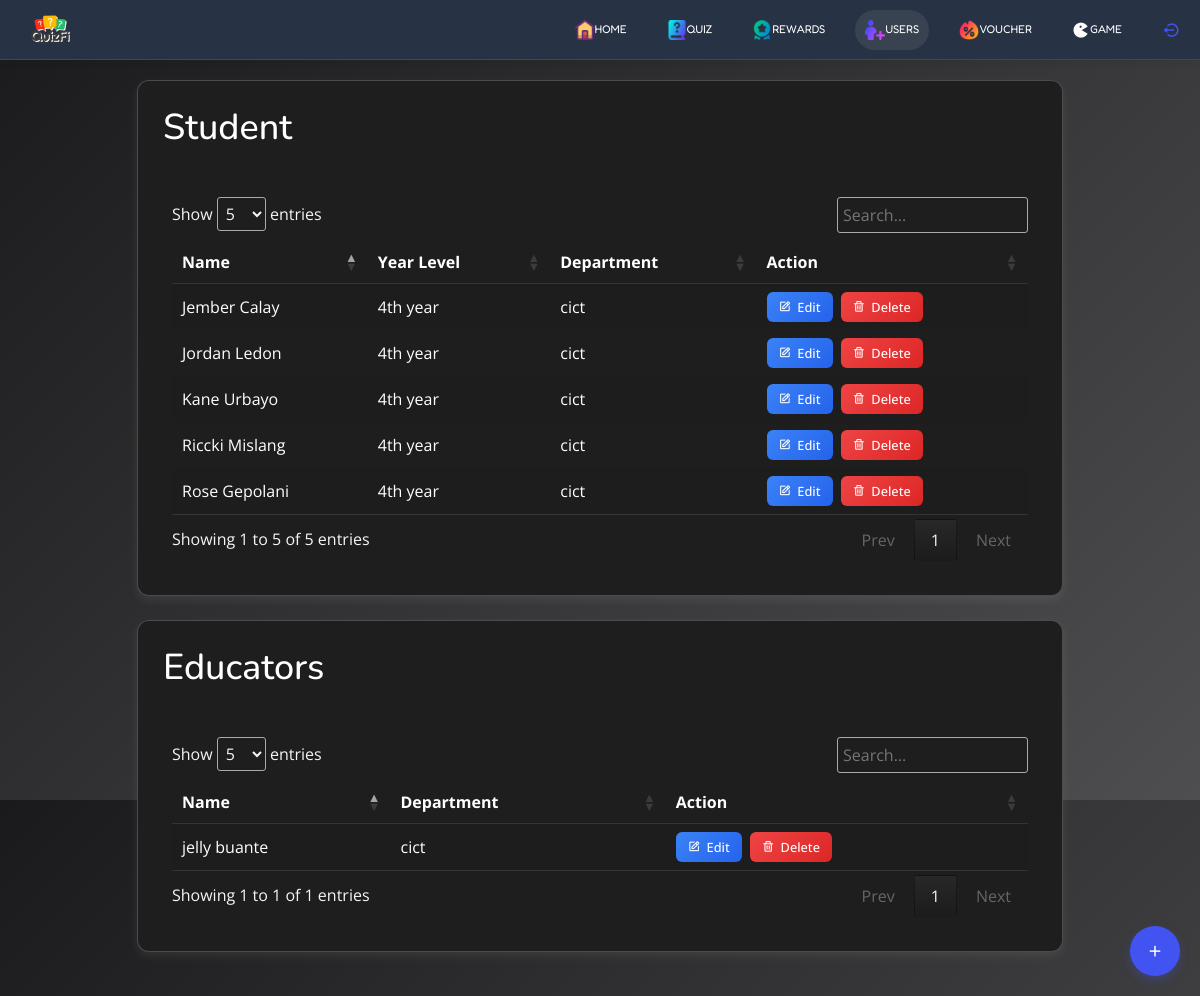
The app's page /admin/manage_users.php (signed in) with its own data.
### tables this page shows
CREATE TABLE IF NOT EXISTS `students` (
  `student_id` int NOT NULL AUTO_INCREMENT,
  `user_id` int NOT NULL,
  `lastname` varchar(255) NOT NULL,
  `firstname` varchar(255) NOT NULL,
  `year` varchar(255) NOT NULL,
  `department` varchar(255) NOT NULL,
  `score` int NOT NULL DEFAULT '0',
  `duration` int NOT NULL DEFAULT '0',
  `status` enum('active','inactive') NOT NULL DEFAULT 'inactive',
  `start_time` timestamp NOT NULL,
  `ranking_id` int DEFAULT NULL,
  `ip_address` varchar(255) DEFAULT NULL,
  `profile_path` text,
  PRIMARY KEY (`student_id`),
  UNIQUE KEY `ranking_id` (`ranking_id`),
  KEY `user_id` (`user_id`)
);

CREATE TABLE IF NOT EXISTS `educators` (
  `educator_id` int NOT NULL AUTO_INCREMENT,
  `user_id` int NOT NULL,
  `lastname` varchar(255) NOT NULL,
  `firstname` varchar(255) NOT NULL,
  `department` varchar(255) NOT NULL,
  `profile_path` text,
  PRIMARY KEY (`educator_id`),
  KEY `user_id` (`user_id`)
);

### admin/manage_users.php (the view, shortened to what this page needs)
<?php
include_once 'includes/header.php';
include_once 'includes/session.php';
?>
<link rel="stylesheet" href="css/manage_users.css">
<link rel="stylesheet" href="https://cdn.datatables.net/1.13.7/css/jquery.dataTables.min.css">
<link rel="stylesheet" href="https://cdn.datatables.net/responsive/2.5.0/css/responsive.dataTables.min.css">
<body>
    <header id="header" class="header">
        <?php include_once 'includes/nav-top.php'; ?>
    </header>
    <main id="main" class="main">
        <div class="container">
            <div class="card">
                <div class="card-header">
                    <h2>Student</h2>
                </div>
                <div class="card-body">
                    <table id="studentTable" class="studentTable stripe">
                        <thead>
                            <tr>
                                <th>Name</th>
                                <th>Year Level</th>
                                <th>Department</th>
                                <th>Action</th>
                            </tr>
                        </thead>
                        <tbody>
                            <?php
                            $students = $conn->prepare("SELECT * FROM students ORDER BY firstname ASC, lastname ASC");
                            $students->execute();
                            $students = $students->get_result();
                            while ($row = $students->fetch_assoc()):
                            ?>
                                <tr>
                                    <td data-label="Name"><?php echo $row['firstname'] . ' ' . $row['lastname']; ?></td>
                                    <td data-label="Year Level"><?php echo $row['year']; ?></td>
                                    <td data-label="Department"><?php echo $row['department']; ?></td>
                                    <td data-label="Action">
                                        <div class="action-btn-group">
                                            <button data-bs-toggle="tooltip" data-bs-placement="bottom" title="Edit Student"
                                                onclick="editStudent('<?php echo $row['student_id'] ?>')" class="btn-edit">
                                                <i class="bx bx-edit"></i>
                                                Edit
                                            </button>
                                            <button data-bs-toggle="tooltip" data-bs-placement="bottom"
                                                title="Delete Student" onclick="deleteStudent('<?php echo $row['student_id'] ?>')" class="btn-delete">
                                                <i class="bx bx-trash"></i>
                                                Delete
                                            </button>
                                        </div>
                                    </td>
                                </tr>
                            <?php endwhile; ?>
                        </tbody>
                    </table>
                </div>
            </div>
            <div class="card">
                <div class="card-header">
                    <h2>Educators</h2>
                </div>
                <div class="card-body">
                    <table id="educatorTable" class="educatorTable stripe">
                        <thead>
                            <tr>
                                <th>Name</th>
                                <th>Department</th>
                                <th>Action</th>
                            </tr>
                        </thead>
                        <tbody>
                            <?php
                            $educators = $conn->prepare("SELECT * FROM educators ORDER BY firstname ASC, lastname ASC");
                            $educators->execute();
                            $educators = $educators->get_result();
                            while ($row = $educators->fetch_assoc()):
                            ?>
                                <tr>
                                    <td data-label="Name"><?php echo $row['firstname'] . ' ' . $row['lastname']; ?></td>
                                    <td data-label="Department"><?php echo $row['department']; ?></td>
                                    <td data-label="Action">
                                        <div class="action-btn-group">
                                            <button data-bs-toggle="tooltip" data-bs-placement="bottom"
                                                title="Edit Educator"
                                                onclick="editEducator('<?php echo $row['educator_id'] ?>')"
                                                class="btn-edit">
                                                <i class="bx bx-edit"></i>
                                                Edit
                                            </button>
                                            <button data-bs-toggle="tooltip" data-bs-placement="bottom"
                                                title="Delete Educator" onclick="deleteEducator('<?php echo $row['educator_id'] ?>')" class="btn-delete">
                                                <i class="bx bx-trash"></i>
                                                Delete
                                            </button>
                                        </div>
                                    </td>
                                </tr>
                            <?php endwhile; ?>
                        </tbody>
                    </table>
                </div>
            </div>
        </div>
        <div class="button-group">
            <button data-bs-tooltip="tooltip" data-bs-placement="left" title="Add User" type="button"
                id="register-modal-btn" class="btn-add"><i class="bx bx-plus"></i></button>
        </div>
    </main>
</body>

### admin/css/style.css (style rules this page uses)
* { margin: 0; padding: 0; box-sizing: border-box; }
body { background: var(--background); font-family: "Open Sans", sans-serif; color: #444444; }
h1, h2, h3, h4, h5, h6 { font-family: "Nunito", sans-serif; }
#main { margin-top: 60px; padding: 20px 30px; transition: all 0.3s; }
.card { margin-bottom: 30px; border: none; border-radius: 5px; box-shadow: 0px 0 30px rgba(1, 41, 112, 0.1); }
.card-header, .card-footer { border-color: #ebeef4; background-color: #fff; color: #798eb3; padding: 15px; }
.card-body { padding: 0 20px 20px 20px; }
.header { position: fixed; top: 0; right: 0; left: 0; display: flex; align-items: center; transition: all 0.5s; z-index: 997; height: 60px; box-shadow: 0px 0px 10px rgba(0, 0, 0, 0.1); border-bottom: 1px solid rgb(255, 255, 255, 0.1); background-color: #273345; padding-left: 20px; }

### admin/css/manage_users.css (style rules this page uses)
.container { max-width: 950px; margin: 0 auto; }
.card { padding: 10px; background: #1e1e1e; border-radius: 12px; border: 1px solid var(--border-color); backdrop-filter: blur(8px); margin-bottom: 24px; overflow: hidden; transition: all 0.3s ease; box-shadow: 0 4px 10px rgba(255, 255, 255, 0.08); }
.card-header { background: var(--primary-color); color: white; font-size: clamp(0.7rem, 1.5vw, 1rem); font-weight: 400; border-color: transparent; }
.card-header h2 { font-size: clamp(1rem, 3vw, 2.5rem); }
.card-body { padding: 24px; }
table, .studentTable, .dataTables_wrapper .studentTable { width: 100% !important; border-collapse: collapse; table-layout: auto; }
table th, table td { font-size: clamp(0.3rem, 2vw, 1rem) !important; padding: 12px 15px; text-align: left; word-break: break-word; color: #fff !important; }
table th { font-weight: 600; }
.dataTable thead, .dataTable th, .dataTable.no-footer { border-bottom: 1px solid rgba(255, 255, 255, 0.1) !important; }
.action-btn-group { display: flex; gap: 8px; align-items: center; }
.btn-view, .btn-edit, .btn-delete { padding: 6px 12px; border: none; border-radius: 6px; font-size: clamp(0.6rem, 1.8vw, 0.8rem); font-weight: 500; cursor: pointer; transition: all 0.2s ease; display: inline-flex; align-items: center; gap: 6px; color: #fff; background: rgba(255, 255, 255, 0.1); backdrop-filter: blur(4px); }
.btn-view, .btn-edit { background: linear-gradient(135deg, #3b82f6, #2563eb); }
.btn-delete { background: linear-gradient(135deg, #ef4444, #dc2626); }
.button-group { position: fixed; display: flex; flex-direction: column; gap: 5px; bottom: 20px; right: 20px; z-index: 2; }
.btn-add { width: 50px; height: 50px; padding: 10px; border: none; border-radius: 50%; cursor: pointer; transition: all 0.3s ease; font-size: clamp(1rem, 1.5vw, 1.5rem); }
.btn-add { background: var(--secondary-color); color: white; box-shadow: 0 4px 10px rgba(65, 84, 241, 0.3); }

### records on screen
students: firstname "Jember", lastname "Calay", year "4th year", department "cict"
students: firstname "Jordan", lastname "Ledon", year "4th year", department "cict"
students: firstname "Kane", lastname "Urbayo", year "4th year", department "cict"
students: firstname "Riccki", lastname "Mislang", year "4th year", department "cict"
students: firstname "Rose", lastname "Gepolani", year "4th year", department "cict"
educators: firstname "jelly", lastname "buante", department "cict"
